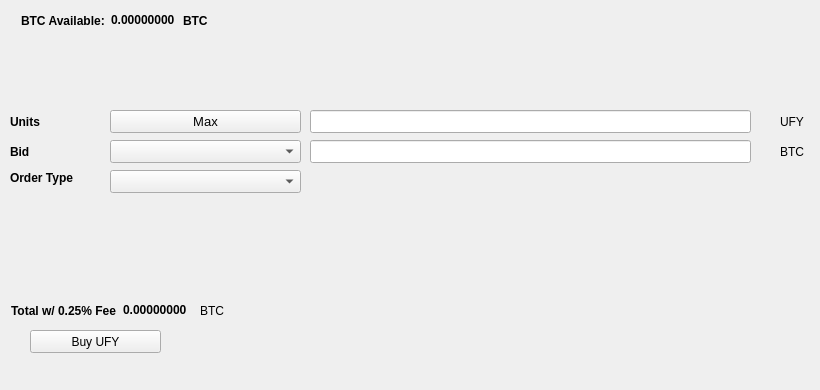
   <widget class="QWidget" name="BuyTab">
    <attribute name="title">
     <string>Buy</string>
    </attribute>
    <widget class="QPushButton" name="BuyUFY">
     <property name="geometry">
      <rect>
       <x>30</x>
       <y>330</y>
       <width>131</width>
       <height>23</height>
      </rect>
     </property>
     <property name="text">
      <string>Buy UFY</string>
     </property>
     <property name="icon">
      <iconset resource="../ufy.qrc">
       <normaloff>:/icons/bitcoin</normaloff>:/icons/bitcoin</iconset>
     </property>
    </widget>
    <widget class="QLabel" name="label_3">
     <property name="geometry">
      <rect>
       <x>10</x>
       <y>110</y>
       <width>46</width>
       <height>23</height>
      </rect>
     </property>
     <property name="font">
      <font>
       <weight>75</weight>
       <bold>true</bold>
      </font>
     </property>
     <property name="text">
      <string>Units</string>
     </property>
    </widget>
    <widget class="QLineEdit" name="UnitsInput">
     <property name="geometry">
      <rect>
       <x>310</x>
       <y>110</y>
       <width>441</width>
       <height>23</height>
      </rect>
     </property>
     <property name="font">
      <font>
       <pointsize>9</pointsize>
       <weight>75</weight>
       <bold>true</bold>
      </font>
     </property>
    </widget>
    <widget class="QLineEdit" name="BuyBidPriceEdit">
     <property name="geometry">
      <rect>
       <x>310</x>
       <y>140</y>
       <width>441</width>
       <height>23</height>
      </rect>
     </property>
     <property name="font">
      <font>
       <pointsize>9</pointsize>
       <weight>75</weight>
       <bold>true</bold>
      </font>
     </property>
    </widget>
    <widget class="QLabel" name="label_4">
     <property name="geometry">
      <rect>
       <x>780</x>
       <y>110</y>
       <width>31</width>
       <height>23</height>
      </rect>
     </property>
     <property name="text">
      <string>UFY</string>
     </property>
    </widget>
    <widget class="QLabel" name="label_5">
     <property name="geometry">
      <rect>
       <x>780</x>
       <y>140</y>
       <width>31</width>
       <height>23</height>
      </rect>
     </property>
     <property name="text">
      <string>BTC</string>
     </property>
    </widget>
    <widget class="QLabel" name="label_6">
     <property name="geometry">
      <rect>
       <x>10</x>
       <y>140</y>
       <width>46</width>
       <height>23</height>
      </rect>
     </property>
     <property name="font">
      <font>
       <weight>75</weight>
       <bold>true</bold>
      </font>
     </property>
     <property name="text">
      <string>Bid</string>
     </property>
    </widget>
    <widget class="QLabel" name="label_7">
     <property name="geometry">
      <rect>
       <x>10</x>
       <y>170</y>
       <width>91</width>
       <height>16</height>
      </rect>
     </property>
     <property name="font">
      <font>
       <weight>75</weight>
       <bold>true</bold>
      </font>
     </property>
     <property name="text">
      <string>Order Type</string>
     </property>
    </widget>
    <widget class="QPushButton" name="Buy_Max_Amount">
     <property name="geometry">
      <rect>
       <x>110</x>
       <y>110</y>
       <width>191</width>
       <height>23</height>
      </rect>
     </property>
     <property name="font">
      <font>
       <pointsize>10</pointsize>
      </font>
     </property>
     <property name="text">
      <string>Max</string>
     </property>
    </widget>
    <widget class="QComboBox" name="BuyBidcomboBox">
     <property name="geometry">
      <rect>
       <x>110</x>
       <y>140</y>
       <width>191</width>
       <height>23</height>
      </rect>
     </property>
     <property name="font">
      <font>
       <pointsize>10</pointsize>
      </font>
     </property>
    </widget>
    <widget class="QComboBox" name="buyOrdertypeCombo">
     <property name="geometry">
      <rect>
       <x>110</x>
       <y>170</y>
       <width>191</width>
       <height>23</height>
      </rect>
     </property>
     <property name="font">
      <font>
       <pointsize>10</pointsize>
      </font>
     </property>
    </widget>
    <widget class="QWidget" name="layoutWidget1">
     <property name="geometry">
      <rect>
       <x>21</x>
       <y>11</y>
       <width>227</width>
       <height>19</height>
      </rect>
     </property>
     <layout class="QHBoxLayout" name="horizontalLayout_3">
      <item>
       <widget class="QLabel" name="label232">
        <property name="font">
         <font>
          <weight>75</weight>
          <bold>true</bold>
         </font>
        </property>
        <property name="text">
         <string>BTC Available:</string>
        </property>
       </widget>
      </item>
      <item>
       <widget class="QLabel" name="BtcAvailableLbl">
        <property name="palette">
         <palette>
          <active>
           <colorrole role="WindowText">
            <brush brushstyle="SolidPattern">
             <color alpha="255">
              <red>0</red>
              <green>0</green>
              <blue>0</blue>
             </color>
            </brush>
           </colorrole>
           <colorrole role="Button">
            <brush brushstyle="SolidPattern">
             <color alpha="255">
              <red>0</red>
              <green>170</green>
              <blue>0</blue>
             </color>
            </brush>
           </colorrole>
           <colorrole role="Light">
            <brush brushstyle="SolidPattern">
             <color alpha="255">
              <red>0</red>
              <green>255</green>
              <blue>0</blue>
             </color>
            </brush>
           </colorrole>
           <colorrole role="Midlight">
            <brush brushstyle="SolidPattern">
             <color alpha="255">
              <red>0</red>
              <green>212</green>
              <blue>0</blue>
             </color>
            </brush>
           </colorrole>
           <colorrole role="Dark">
            <brush brushstyle="SolidPattern">
             <color alpha="255">
              <red>0</red>
              <green>85</green>
              <blue>0</blue>
             </color>
            </brush>
           </colorrole>
           <colorrole role="Mid">
            <brush brushstyle="SolidPattern">
             <color alpha="255">
              <red>0</red>
              <green>113</green>
              <blue>0</blue>
             </color>
            </brush>
           </colorrole>
           <colorrole role="Text">
            <brush brushstyle="SolidPattern">
             <color alpha="255">
              <red>0</red>
              <green>170</green>
              <blue>0</blue>
             </color>
            </brush>
           </colorrole>
           <colorrole role="BrightText">
            <brush brushstyle="SolidPattern">
             <color alpha="255">
              <red>255</red>
              <green>255</green>
              <blue>255</blue>
             </color>
            </brush>
           </colorrole>
           <colorrole role="ButtonText">
            <brush brushstyle="SolidPattern">
             <color alpha="255">
              <red>0</red>
              <green>0</green>
              <blue>0</blue>
             </color>
            </brush>
           </colorrole>
           <colorrole role="Base">
            <brush brushstyle="SolidPattern">
             <color alpha="255">
              <red>255</red>
              <green>255</green>
              <blue>255</blue>
             </color>
            </brush>
           </colorrole>
           <colorrole role="Window">
            <brush brushstyle="SolidPattern">
             <color alpha="255">
              <red>0</red>
              <green>170</green>
              <blue>0</blue>
             </color>
            </brush>
           </colorrole>
           <colorrole role="Shadow">
            <brush brushstyle="SolidPattern">
             <color alpha="255">
              <red>0</red>
              <green>0</green>
              <blue>0</blue>
             </color>
            </brush>
           </colorrole>
           <colorrole role="AlternateBase">
            <brush brushstyle="SolidPattern">
             <color alpha="255">
              <red>127</red>
              <green>212</green>
              <blue>127</blue>
             </color>
            </brush>
           </colorrole>
           <colorrole role="ToolTipBase">
            <brush brushstyle="SolidPattern">
             <color alpha="255">
              <red>255</red>
              <green>255</green>
              <blue>220</blue>
             </color>
            </brush>
           </colorrole>
           <colorrole role="ToolTipText">
            <brush brushstyle="SolidPattern">
             <color alpha="255">
              <red>0</red>
              <green>0</green>
              <blue>0</blue>
             </color>
            </brush>
           </colorrole>
          </active>
          <inactive>
           <colorrole role="WindowText">
            <brush brushstyle="SolidPattern">
             <color alpha="255">
              <red>0</red>
              <green>0</green>
              <blue>0</blue>
             </color>
            </brush>
           </colorrole>
           <colorrole role="Button">
            <brush brushstyle="SolidPattern">
             <color alpha="255">
              <red>0</red>
              <green>170</green>
              <blue>0</blue>
             </color>
            </brush>
           </colorrole>
           <colorrole role="Light">
            <brush brushstyle="SolidPattern">
             <color alpha="255">
              <red>0</red>
              <green>255</green>
              <blue>0</blue>
             </color>
            </brush>
           </colorrole>
           <colorrole role="Midlight">
            <brush brushstyle="SolidPattern">
             <color alpha="255">
              <red>0</red>
              <green>212</green>
              <blue>0</blue>
             </color>
            </brush>
           </colorrole>
           <colorrole role="Dark">
            <brush brushstyle="SolidPattern">
             <color alpha="255">
              <red>0</red>
              <green>85</green>
              <blue>0</blue>
             </color>
            </brush>
           </colorrole>
           <colorrole role="Mid">
            <brush brushstyle="SolidPattern">
             <color alpha="255">
              <red>0</red>
              <green>113</green>
              <blue>0</blue>
             </color>
            </brush>
           </colorrole>
           <colorrole role="Text">
            <brush brushstyle="SolidPattern">
             <color alpha="255">
              <red>0</red>
              <green>170</green>
              <blue>0</blue>
             </color>
            </brush>
           </colorrole>
           <colorrole role="BrightText">
            <brush brushstyle="SolidPattern">
             <color alpha="255">
              <red>255</red>
              <green>255</green>
              <blue>255</blue>
             </color>
            </brush>
           </colorrole>
           <colorrole role="ButtonText">
            <brush brushstyle="SolidPattern">
             <color alpha="255">
              <red>0</red>
              <green>0</green>
              <blue>0</blue>
             </color>
            </brush>
           </colorrole>
           <colorrole role="Base">
            <brush brushstyle="SolidPattern">
             <color alpha="255">
              <red>255</red>
              <green>255</green>
              <blue>255</blue>
             </color>
            </brush>
           </colorrole>
           <colorrole role="Window">
            <brush brushstyle="SolidPattern">
             <color alpha="255">
              <red>0</red>
              <green>170</green>
              <blue>0</blue>
             </color>
            </brush>
           </colorrole>
           <colorrole role="Shadow">
            <brush brushstyle="SolidPattern">
             <color alpha="255">
              <red>0</red>
              <green>0</green>
              <blue>0</blue>
             </color>
            </brush>
           </colorrole>
           <colorrole role="AlternateBase">
            <brush brushstyle="SolidPattern">
             <color alpha="255">
              <red>127</red>
              <green>212</green>
              <blue>127</blue>
             </color>
            </brush>
           </colorrole>
           <colorrole role="ToolTipBase">
            <brush brushstyle="SolidPattern">
             <color alpha="255">
              <red>255</red>
              <green>255</green>
              <blue>220</blue>
             </color>
            </brush>
           </colorrole>
           <colorrole role="ToolTipText">
            <brush brushstyle="SolidPattern">
             <color alpha="255">
              <red>0</red>
              <green>0</green>
              <blue>0</blue>
             </color>
            </brush>
           </colorrole>
          </inactive>
          <disabled>
           <colorrole role="WindowText">
            <brush brushstyle="SolidPattern">
             <color alpha="255">
              <red>0</red>
              <green>85</green>
              <blue>0</blue>
             </color>
            </brush>
           </colorrole>
           <colorrole role="Button">
            <brush brushstyle="SolidPattern">
             <color alpha="255">
              <red>0</red>
              <green>170</green>
              <blue>0</blue>
             </color>
            </brush>
           </colorrole>
           <colorrole role="Light">
            <brush brushstyle="SolidPattern">
             <color alpha="255">
              <red>0</red>
              <green>255</green>
              <blue>0</blue>
             </color>
            </brush>
           </colorrole>
           <colorrole role="Midlight">
            <brush brushstyle="SolidPattern">
             <color alpha="255">
              <red>0</red>
              <green>212</green>
              <blue>0</blue>
             </color>
            </brush>
           </colorrole>
           <colorrole role="Dark">
            <brush brushstyle="SolidPattern">
             <color alpha="255">
              <red>0</red>
              <green>85</green>
              <blue>0</blue>
             </color>
            </brush>
           </colorrole>
           <colorrole role="Mid">
            <brush brushstyle="SolidPattern">
             <color alpha="255">
              <red>0</red>
              <green>113</green>
              <blue>0</blue>
             </color>
            </brush>
           </colorrole>
           <colorrole role="Text">
            <brush brushstyle="SolidPattern">
             <color alpha="255">
              <red>0</red>
              <green>85</green>
              <blue>0</blue>
             </color>
            </brush>
           </colorrole>
           <colorrole role="BrightText">
            <brush brushstyle="SolidPattern">
             <color alpha="255">
              <red>255</red>
              <green>255</green>
              <blue>255</blue>
             </color>
            </brush>
           </colorrole>
           <colorrole role="ButtonText">
            <brush brushstyle="SolidPattern">
             <color alpha="255">
              <red>0</red>
              <green>85</green>
              <blue>0</blue>
             </color>
            </brush>
           </colorrole>
           <colorrole role="Base">
            <brush brushstyle="SolidPattern">
             <color alpha="255">
              <red>0</red>
              <green>170</green>
              <blue>0</blue>
             </color>
            </brush>
           </colorrole>
           <colorrole role="Window">
            <brush brushstyle="SolidPattern">
             <color alpha="255">
              <red>0</red>
              <green>170</green>
              <blue>0</blue>
             </color>
            </brush>
           </colorrole>
           <colorrole role="Shadow">
            <brush brushstyle="SolidPattern">
             <color alpha="255">
              <red>0</red>
              <green>0</green>
              <blue>0</blue>
             </color>
            </brush>
           </colorrole>
           <colorrole role="AlternateBase">
            <brush brushstyle="SolidPattern">
             <color alpha="255">
              <red>0</red>
              <green>170</green>
              <blue>0</blue>
             </color>
            </brush>
           </colorrole>
           <colorrole role="ToolTipBase">
            <brush brushstyle="SolidPattern">
             <color alpha="255">
              <red>255</red>
              <green>255</green>
              <blue>220</blue>
             </color>
            </brush>
           </colorrole>
           <colorrole role="ToolTipText">
            <brush brushstyle="SolidPattern">
             <color alpha="255">
              <red>0</red>
              <green>0</green>
              <blue>0</blue>
             </color>
            </brush>
           </colorrole>
          </disabled>
         </palette>
        </property>
        <property name="font">
         <font>
          <weight>75</weight>
          <bold>true</bold>
         </font>
        </property>
        <property name="text">
         <string>0.00000000</string>
        </property>
        <property name="textInteractionFlags">
         <set>Qt::LinksAccessibleByMouse|Qt::TextSelectableByKeyboard|Qt::TextSelectableByMouse</set>
        </property>
       </widget>
      </item>
      <item>
       <widget class="QLabel" name="BtcAvailableLbl_2">
        <property name="font">
         <font>
          <weight>75</weight>
          <bold>true</bold>
         </font>
        </property>
        <property name="text">
         <string>BTC</string>
        </property>
       </widget>
      </item>
     </layout>
    </widget>
    <widget class="QWidget" name="layoutWidge2">
     <property name="geometry">
      <rect>
       <x>11</x>
       <y>301</y>
       <width>259</width>
       <height>19</height>
      </rect>
     </property>
     <layout class="QHBoxLayout" name="horizontalLayout_4">
      <item>
       <widget class="QLabel" name="label_9">
        <property name="font">
         <font>
          <weight>75</weight>
          <bold>true</bold>
         </font>
        </property>
        <property name="text">
         <string>Total w/ 0.25% Fee</string>
        </property>
       </widget>
      </item>
      <item>
       <widget class="QLabel" name="BuyCostLabel">
        <property name="palette">
         <palette>
          <active>
           <colorrole role="WindowText">
            <brush brushstyle="SolidPattern">
             <color alpha="255">
              <red>0</red>
              <green>0</green>
              <blue>0</blue>
             </color>
            </brush>
           </colorrole>
           <colorrole role="Button">
            <brush brushstyle="SolidPattern">
             <color alpha="255">
              <red>0</red>
              <green>170</green>
              <blue>0</blue>
             </color>
            </brush>
           </colorrole>
           <colorrole role="Light">
            <brush brushstyle="SolidPattern">
             <color alpha="255">
              <red>0</red>
              <green>255</green>
              <blue>0</blue>
             </color>
            </brush>
           </colorrole>
           <colorrole role="Midlight">
            <brush brushstyle="SolidPattern">
             <color alpha="255">
              <red>0</red>
              <green>212</green>
              <blue>0</blue>
             </color>
            </brush>
           </colorrole>
           <colorrole role="Dark">
            <brush brushstyle="SolidPattern">
             <color alpha="255">
              <red>0</red>
              <green>85</green>
              <blue>0</blue>
             </color>
            </brush>
           </colorrole>
           <colorrole role="Mid">
            <brush brushstyle="SolidPattern">
             <color alpha="255">
              <red>0</red>
              <green>113</green>
              <blue>0</blue>
             </color>
            </brush>
           </colorrole>
           <colorrole role="Text">
            <brush brushstyle="SolidPattern">
             <color alpha="255">
              <red>0</red>
              <green>170</green>
              <blue>0</blue>
             </color>
            </brush>
           </colorrole>
           <colorrole role="BrightText">
            <brush brushstyle="SolidPattern">
             <color alpha="255">
              <red>255</red>
              <green>255</green>
              <blue>255</blue>
             </color>
            </brush>
           </colorrole>
           <colorrole role="ButtonText">
            <brush brushstyle="SolidPattern">
             <color alpha="255">
              <red>0</red>
              <green>0</green>
              <blue>0</blue>
             </color>
            </brush>
           </colorrole>
           <colorrole role="Base">
            <brush brushstyle="SolidPattern">
             <color alpha="255">
              <red>255</red>
              <green>255</green>
              <blue>255</blue>
             </color>
            </brush>
           </colorrole>
           <colorrole role="Window">
            <brush brushstyle="SolidPattern">
             <color alpha="255">
              <red>0</red>
              <green>170</green>
              <blue>0</blue>
             </color>
            </brush>
           </colorrole>
           <colorrole role="Shadow">
            <brush brushstyle="SolidPattern">
             <color alpha="255">
              <red>0</red>
              <green>0</green>
              <blue>0</blue>
             </color>
            </brush>
           </colorrole>
           <colorrole role="AlternateBase">
            <brush brushstyle="SolidPattern">
             <color alpha="255">
              <red>127</red>
              <green>212</green>
              <blue>127</blue>
             </color>
            </brush>
           </colorrole>
           <colorrole role="ToolTipBase">
            <brush brushstyle="SolidPattern">
             <color alpha="255">
              <red>255</red>
              <green>255</green>
              <blue>220</blue>
             </color>
            </brush>
           </colorrole>
           <colorrole role="ToolTipText">
            <brush brushstyle="SolidPattern">
             <color alpha="255">
              <red>0</red>
              <green>0</green>
              <blue>0</blue>
             </color>
            </brush>
           </colorrole>
          </active>
          <inactive>
           <colorrole role="WindowText">
            <brush brushstyle="SolidPattern">
             <color alpha="255">
              <red>0</red>
              <green>0</green>
              <blue>0</blue>
             </color>
            </brush>
           </colorrole>
           <colorrole role="Button">
            <brush brushstyle="SolidPattern">
             <color alpha="255">
              <red>0</red>
              <green>170</green>
              <blue>0</blue>
             </color>
            </brush>
           </colorrole>
           <colorrole role="Light">
            <brush brushstyle="SolidPattern">
             <color alpha="255">
              <red>0</red>
              <green>255</green>
              <blue>0</blue>
             </color>
            </brush>
           </colorrole>
           <colorrole role="Midlight">
            <brush brushstyle="SolidPattern">
             <color alpha="255">
              <red>0</red>
              <green>212</green>
              <blue>0</blue>
             </color>
            </brush>
           </colorrole>
           <colorrole role="Dark">
            <brush brushstyle="SolidPattern">
             <color alpha="255">
              <red>0</red>
              <green>85</green>
              <blue>0</blue>
             </color>
            </brush>
           </colorrole>
           <colorrole role="Mid">
            <brush brushstyle="SolidPattern">
             <color alpha="255">
              <red>0</red>
              <green>113</green>
              <blue>0</blue>
             </color>
            </brush>
           </colorrole>
           <colorrole role="Text">
            <brush brushstyle="SolidPattern">
             <color alpha="255">
              <red>0</red>
              <green>170</green>
              <blue>0</blue>
             </color>
            </brush>
           </colorrole>
           <colorrole role="BrightText">
            <brush brushstyle="SolidPattern">
             <color alpha="255">
              <red>255</red>
              <green>255</green>
              <blue>255</blue>
             </color>
            </brush>
           </colorrole>
           <colorrole role="ButtonText">
            <brush brushstyle="SolidPattern">
             <color alpha="255">
              <red>0</red>
              <green>0</green>
              <blue>0</blue>
             </color>
            </brush>
           </colorrole>
           <colorrole role="Base">
            <brush brushstyle="SolidPattern">
             <color alpha="255">
              <red>255</red>
              <green>255</green>
              <blue>255</blue>
             </color>
            </brush>
           </colorrole>
           <colorrole role="Window">
            <brush brushstyle="SolidPattern">
             <color alpha="255">
              <red>0</red>
              <green>170</green>
              <blue>0</blue>
             </color>
            </brush>
           </colorrole>
           <colorrole role="Shadow">
            <brush brushstyle="SolidPattern">
             <color alpha="255">
              <red>0</red>
              <green>0</green>
              <blue>0</blue>
             </color>
            </brush>
           </colorrole>
           <colorrole role="AlternateBase">
            <brush brushstyle="SolidPattern">
             <color alpha="255">
              <red>127</red>
              <green>212</green>
              <blue>127</blue>
             </color>
            </brush>
           </colorrole>
           <colorrole role="ToolTipBase">
            <brush brushstyle="SolidPattern">
             <color alpha="255">
              <red>255</red>
              <green>255</green>
              <blue>220</blue>
             </color>
            </brush>
           </colorrole>
           <colorrole role="ToolTipText">
            <brush brushstyle="SolidPattern">
             <color alpha="255">
              <red>0</red>
              <green>0</green>
              <blue>0</blue>
             </color>
            </brush>
           </colorrole>
          </inactive>
          <disabled>
           <colorrole role="WindowText">
            <brush brushstyle="SolidPattern">
             <color alpha="255">
              <red>0</red>
              <green>85</green>
              <blue>0</blue>
             </color>
            </brush>
           </colorrole>
           <colorrole role="Button">
            <brush brushstyle="SolidPattern">
             <color alpha="255">
              <red>0</red>
              <green>170</green>
              <blue>0</blue>
             </color>
            </brush>
           </colorrole>
           <colorrole role="Light">
            <brush brushstyle="SolidPattern">
             <color alpha="255">
              <red>0</red>
              <green>255</green>
              <blue>0</blue>
             </color>
            </brush>
           </colorrole>
           <colorrole role="Midlight">
            <brush brushstyle="SolidPattern">
             <color alpha="255">
              <red>0</red>
              <green>212</green>
              <blue>0</blue>
             </color>
            </brush>
           </colorrole>
           <colorrole role="Dark">
            <brush brushstyle="SolidPattern">
             <color alpha="255">
              <red>0</red>
              <green>85</green>
              <blue>0</blue>
             </color>
            </brush>
           </colorrole>
           <colorrole role="Mid">
            <brush brushstyle="SolidPattern">
             <color alpha="255">
              <red>0</red>
              <green>113</green>
              <blue>0</blue>
             </color>
            </brush>
           </colorrole>
           <colorrole role="Text">
            <brush brushstyle="SolidPattern">
             <color alpha="255">
              <red>0</red>
              <green>85</green>
              <blue>0</blue>
             </color>
            </brush>
           </colorrole>
           <colorrole role="BrightText">
            <brush brushstyle="SolidPattern">
             <color alpha="255">
              <red>255</red>
              <green>255</green>
              <blue>255</blue>
             </color>
            </brush>
           </colorrole>
           <colorrole role="ButtonText">
            <brush brushstyle="SolidPattern">
             <color alpha="255">
              <red>0</red>
              <green>85</green>
              <blue>0</blue>
             </color>
            </brush>
           </colorrole>
           <colorrole role="Base">
            <brush brushstyle="SolidPattern">
             <color alpha="255">
              <red>0</red>
              <green>170</green>
              <blue>0</blue>
             </color>
            </brush>
           </colorrole>
           <colorrole role="Window">
            <brush brushstyle="SolidPattern">
             <color alpha="255">
              <red>0</red>
              <green>170</green>
              <blue>0</blue>
             </color>
            </brush>
           </colorrole>
           <colorrole role="Shadow">
            <brush brushstyle="SolidPattern">
             <color alpha="255">
              <red>0</red>
              <green>0</green>
              <blue>0</blue>
             </color>
            </brush>
           </colorrole>
           <colorrole role="AlternateBase">
            <brush brushstyle="SolidPattern">
             <color alpha="255">
              <red>0</red>
              <green>170</green>
              <blue>0</blue>
             </color>
            </brush>
           </colorrole>
           <colorrole role="ToolTipBase">
            <brush brushstyle="SolidPattern">
             <color alpha="255">
              <red>255</red>
              <green>255</green>
              <blue>220</blue>
             </color>
            </brush>
           </colorrole>
           <colorrole role="ToolTipText">
            <brush brushstyle="SolidPattern">
             <color alpha="255">
              <red>0</red>
              <green>0</green>
              <blue>0</blue>
             </color>
            </brush>
           </colorrole>
          </disabled>
         </palette>
        </property>
        <property name="font">
         <font>
          <weight>75</weight>
          <bold>true</bold>
         </font>
        </property>
        <property name="autoFillBackground">
         <bool>false</bool>
        </property>
        <property name="text">
         <string>0.00000000</string>
        </property>
        <property name="textInteractionFlags">
         <set>Qt::LinksAccessibleByMouse|Qt::TextSelectableByMouse</set>
        </property>
       </widget>
      </item>
      <item>
       <widget class="QLabel" name="label_10">
        <property name="font">
         <font>
          <weight>50</weight>
          <bold>false</bold>
         </font>
        </property>
        <property name="text">
         <string>BTC</string>
        </property>
       </widget>
      </item>
     </layout>
    </widget>
    <widget class="QLabel" name="label_24">
     <property name="geometry">
      <rect>
       <x>460</x>
       <y>300</y>
       <width>281</width>
       <height>81</height>
      </rect>
     </property>
     <property name="text">
      <string/>
     </property>
     <property name="pixmap">
      <pixmap>:/images/bittrex</pixmap>
     </property>
    </widget>
   </widget>
